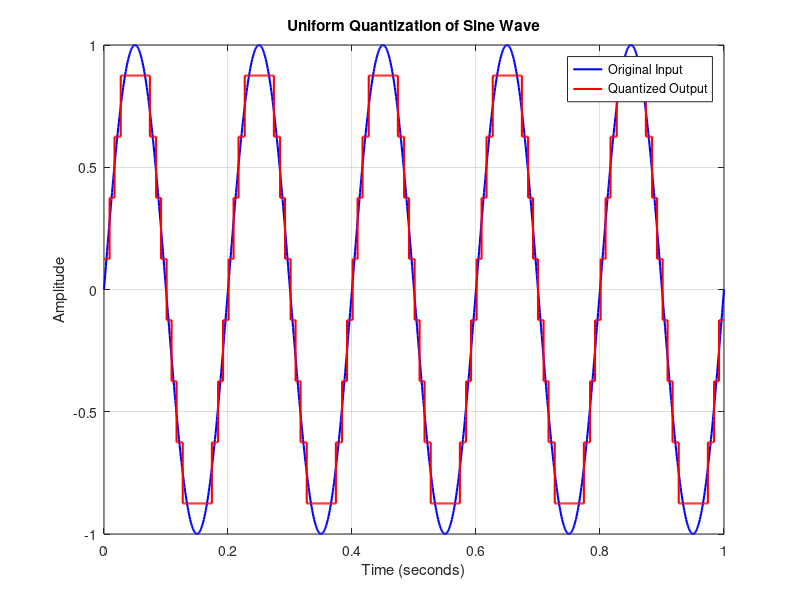

The MATLAB source for this figure:
clc;
clear;
close all;

% Step 1: Generate a sine wave
f = 5;                      % Signal frequency
t = 0:0.001:1;              % Time vector
x = sin(2*pi*f*t);          % Input sine wave

% Step 2: Define uniform quantizer
L = 8;                      % Number of quantization levels
xmin = -1;                  % Minimum amplitude
xmax = 1;                   % Maximum amplitude

delta = (xmax-xmin)/L;      % Quantization step size

% Step 3: Quantize the signal (uniform mid-rise quantizer)
index = floor((x-xmin)/delta);
index = min(max(index,0),L-1);

xq = xmin + (index+0.5)*delta;

% Step 4: Plot input and quantized signals
figure;

plot(t,x,'b','LineWidth',1.5);
hold on;

stairs(t,xq,'r','LineWidth',1.5);

title('Uniform Quantization of Sine Wave');
xlabel('Time (seconds)');
ylabel('Amplitude');

legend('Original Input','Quantized Output');
grid on;
